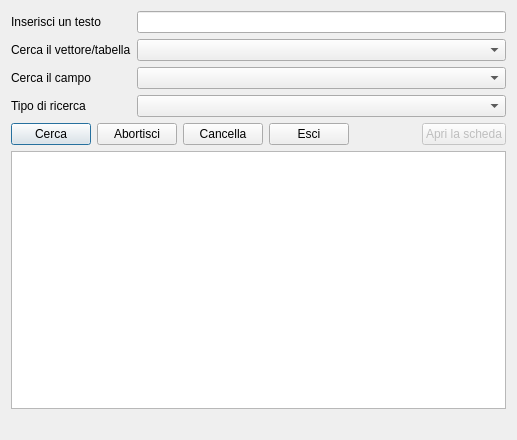
<?xml version="1.0" encoding="UTF-8"?>
<ui version="4.0">
 <class>LayerSearchDialog</class>
 <widget class="QDialog" name="LayerSearchDialog">
  <property name="geometry">
   <rect>
    <x>0</x>
    <y>0</y>
    <width>517</width>
    <height>440</height>
   </rect>
  </property>
  <property name="windowTitle">
   <string>Ricerca Avanzata- Pyarchinit</string>
  </property>
  <layout class="QVBoxLayout" name="verticalLayout">
   <item>
    <layout class="QHBoxLayout" name="horizontalLayout">
     <item>
      <layout class="QVBoxLayout" name="verticalLayout_2">
       <item>
        <layout class="QFormLayout" name="formLayout">
         <property name="fieldGrowthPolicy">
          <enum>QFormLayout::AllNonFixedFieldsGrow</enum>
         </property>
         <item row="0" column="0">
          <widget class="QLabel" name="label">
           <property name="text">
            <string>Inserisci un testo</string>
           </property>
          </widget>
         </item>
         <item row="0" column="1">
          <widget class="QLineEdit" name="findStringEdit"/>
         </item>
         <item row="1" column="0">
          <widget class="QLabel" name="label_2">
           <property name="text">
            <string>Cerca il vettore/tabella</string>
           </property>
          </widget>
         </item>
         <item row="1" column="1">
          <widget class="QComboBox" name="layerListComboBox"/>
         </item>
         <item row="2" column="0">
          <widget class="QLabel" name="label_3">
           <property name="text">
            <string>Cerca il campo</string>
           </property>
          </widget>
         </item>
         <item row="2" column="1">
          <widget class="QComboBox" name="searchFieldComboBox"/>
         </item>
         <item row="3" column="0">
          <widget class="QLabel" name="label_5">
           <property name="text">
            <string>Tipo di ricerca</string>
           </property>
          </widget>
         </item>
         <item row="3" column="1">
          <widget class="QComboBox" name="comparisonComboBox"/>
         </item>
        </layout>
       </item>
      </layout>
     </item>
    </layout>
   </item>
   <item>
    <layout class="QHBoxLayout" name="horizontalLayout_2">
     <item>
      <widget class="QPushButton" name="searchButton">
       <property name="text">
        <string>Cerca</string>
       </property>
      </widget>
     </item>
     <item>
      <widget class="QPushButton" name="stopButton">
       <property name="text">
        <string>Abortisci</string>
       </property>
      </widget>
     </item>
     <item>
      <widget class="QPushButton" name="clearButton">
       <property name="text">
        <string>Cancella</string>
       </property>
      </widget>
     </item>
     <item>
      <widget class="QPushButton" name="doneButton">
       <property name="text">
        <string>Esci</string>
       </property>
      </widget>
     </item>
     <item>
      <spacer name="horizontalSpacer">
       <property name="orientation">
        <enum>Qt::Horizontal</enum>
       </property>
       <property name="sizeHint" stdset="0">
        <size>
         <width>40</width>
         <height>20</height>
        </size>
       </property>
      </spacer>
     </item>
     <item>
      <widget class="QPushButton" name="pushButton">
       <property name="enabled">
        <bool>false</bool>
       </property>
       <property name="text">
        <string>Apri la scheda</string>
       </property>
      </widget>
     </item>
    </layout>
   </item>
   <item>
    <widget class="QTableWidget" name="resultsTable">
     <property name="sortingEnabled">
      <bool>true</bool>
     </property>
    </widget>
   </item>
   <item>
    <widget class="QLabel" name="resultsLabel">
     <property name="text">
      <string/>
     </property>
    </widget>
   </item>
  </layout>
 </widget>
 <resources/>
 <connections/>
</ui>
